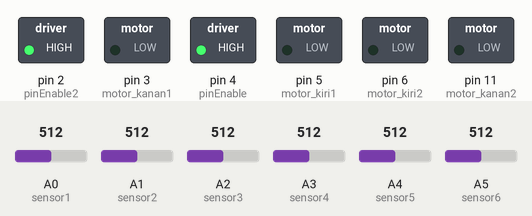
The sketch below on a simulated Arduino Uno, built with avr-gcc and run on an emulated ATmega328P. Parts: switched loads named in the sketch (green lamp = pin HIGH). The test bench sets the inputs (shaded band); at power-on: A0 (sensor1) = 512, A1 (sensor2) = 512, A2 (sensor3) = 512, A3 (sensor4) = 512, A4 (sensor5) = 512, A5 (sensor6) = 512. What the sketch prints to the serial monitor is not drawn.

Above: at 0.1 s.
Timing chart, 0 to 1.6 s (numbered marks = the images above):
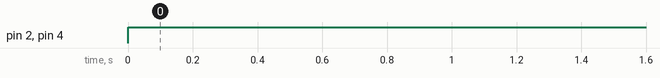

The sketch:

ikum_ihsan_maulana_alzidni_6702194020-Ajie_Fauhad_6702194011.ino
```cpp
// PRAKTIKUM 1 SISTEM KENDALI ON/OFF
// KELOMPOK 17
// ANGGOTA : AJIE FAUHAD FADHLULLAH (6702194011)
// ANGGOTA : IHSAN MAULANA (6702194020)

//Deklarasi Pin yang digunakan untuk sensor
int sensor1 = A0;
int sensor2 = A1;
int sensor3 = A2;
int sensor4 = A3;
int sensor5 = A4;
int sensor6 = A5;
int baca_sensor[6];

//pin penggerak Motor
int pinEnable = 4; //Pin 1&2 harus HIGH
int pinEnable2 = 2; //Pin 3&4 harus HIGH

//pin Motorkiri
int motor_kiri1 = 5; //input motor driver
int motor_kiri2 = 6; //input motor driver

//pin Motorkanan
int motor_kanan1 = 3;
int motor_kanan2 = 11;

void setup(){
// Keenam Sensor Photodiode sebagai INPUT yaitu sensor cahaya
pinMode(sensor1, INPUT);
pinMode(sensor2, INPUT);
pinMode(sensor3, INPUT);
pinMode(sensor4, INPUT);
pinMode(sensor5, INPUT);
pinMode(sensor6, INPUT);

  //Motor sebagai OOUTPUT pengerak
pinMode(pinEnable, OUTPUT);
pinMode(pinEnable2, OUTPUT);
pinMode(motor_kiri1, OUTPUT);
pinMode(motor_kiri2, OUTPUT);
pinMode(motor_kanan1, OUTPUT);
pinMode(motor_kanan2, OUTPUT);

Serial.begin(9600);
}

//Membaca sinyal analog dari sensor
void readsensor(){
 	baca_sensor[0] = analogRead(sensor1);
	baca_sensor[1] = analogRead(sensor2);
  	baca_sensor[2] = analogRead(sensor3);
  	baca_sensor[3] = analogRead(sensor4);
  	baca_sensor[4] = analogRead(sensor5);
  	baca_sensor[5] = analogRead(sensor6);

  Serial.println(baca_sensor[0]);
}

void loop(){
	readsensor();
  //kondisi 1 jika sensor 1 dan 2 mendeteksi gelap maka motor kanan menyala
  if(baca_sensor[0] < 34 && baca_sensor[1] < 34  && baca_sensor[2] > 34 && baca_sensor[3] > 34 && baca_sensor[4] > 34 && baca_sensor[5] > 34)
  {
 	digitalWrite(pinEnable, HIGH);
  	digitalWrite(motor_kiri1,LOW);
    digitalWrite(motor_kiri2,LOW);
    digitalWrite(pinEnable2, HIGH);
  	digitalWrite(motor_kanan1,HIGH);
    digitalWrite(motor_kanan2,LOW);
  }
  //kondisi 2 jika sensor 3 dan 4 mendeteksi gelap maka motor kiri dan kanan menyala
  else if(baca_sensor[0] > 34 && baca_sensor[1] > 34  && baca_sensor[2] < 34 && baca_sensor[3] < 34 && baca_sensor[4] > 34 && baca_sensor[5] > 34)
  {
 	digitalWrite(pinEnable, HIGH);
  	digitalWrite(motor_kiri1,HIGH);
    digitalWrite(motor_kiri2,LOW);
    digitalWrite(pinEnable2, HIGH);
  	digitalWrite(motor_kanan1,HIGH);
    digitalWrite(motor_kanan2,LOW);
  }
  //kondisi 3 jika sensor 5 dan 6 mendeteksi gelap maka motor kiri menyala
  else if(baca_sensor[0] > 34 && baca_sensor[1] > 34  && baca_sensor[2] > 34 && baca_sensor[3] > 34 && baca_sensor[4] < 34 && baca_sensor[5] < 34)
  {
 	digitalWrite(pinEnable, HIGH);
  	digitalWrite(motor_kiri1,HIGH);
    digitalWrite(motor_kiri2,LOW);
    digitalWrite(pinEnable2, HIGH);
  	digitalWrite(motor_kanan1,LOW);
    digitalWrite(motor_kanan2,LOW);
  }
  //kondisi 4 jika ke-6 sensor diterangkan semua maka motor tidak akan menyala
  else {
    digitalWrite(pinEnable, HIGH);
  	digitalWrite(motor_kiri1,LOW);
    digitalWrite(motor_kiri2,LOW);
    digitalWrite(pinEnable2, HIGH);
  	digitalWrite(motor_kanan1,LOW);
    digitalWrite(motor_kanan2,LOW);
  }
}
```

Measured:
- by itself, pin 2 (pinEnable2), pin 4 (pinEnable): LOW → HIGH at 0.00 s
